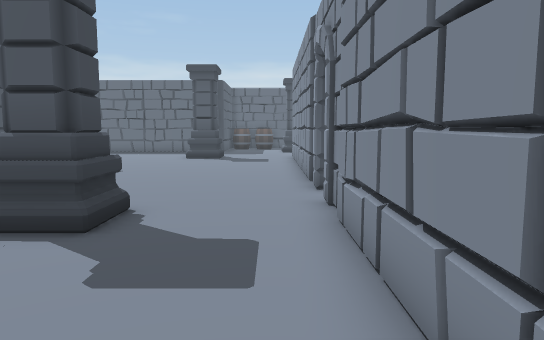
[1] (above)

22 first-person views from a walk through a Unity game level. The camera is 1.5 m above the floor, tilts 6° down and sees 70° across. The floor is counted in squares, 1 m on a side. Each view is taken from the middle of a square. On the plan, view 1 faces up. The plan holds only what a view shows up to about 17 squares ahead; the rest is blank. The place goes on beyond the plan. The player character is not drawn. Door leaves are left out, so doorways stand open.

[2]
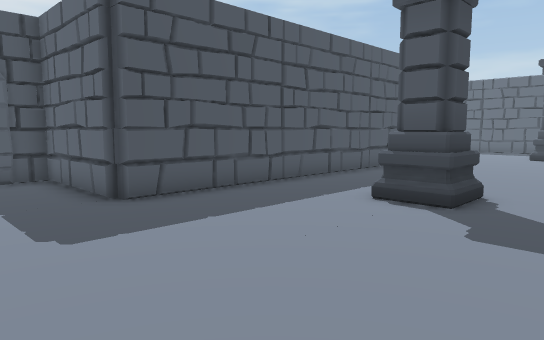

[3]
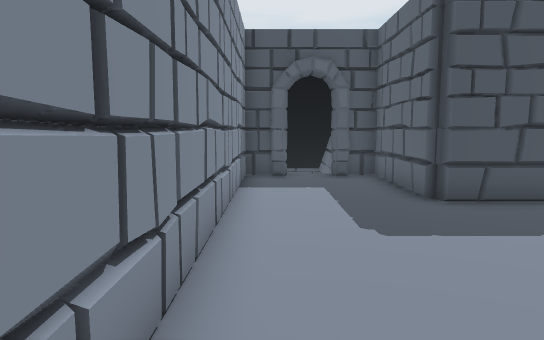

[4]
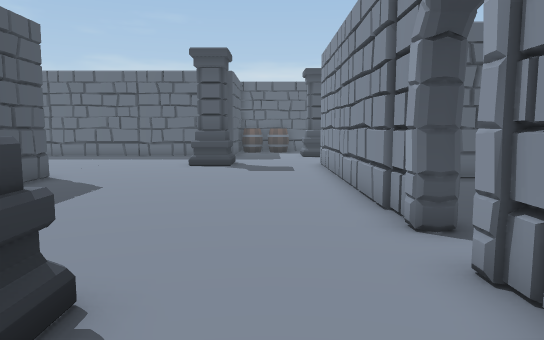

[5]
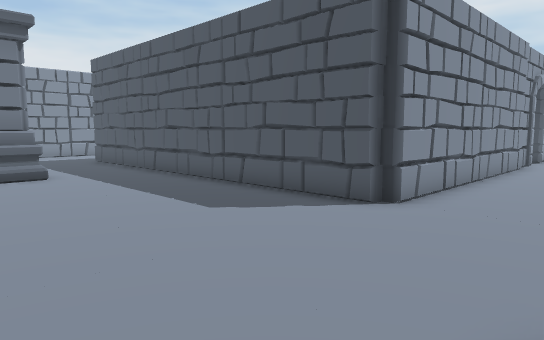

[6]
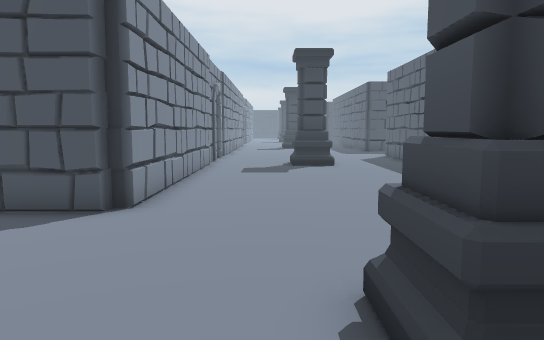

[7]
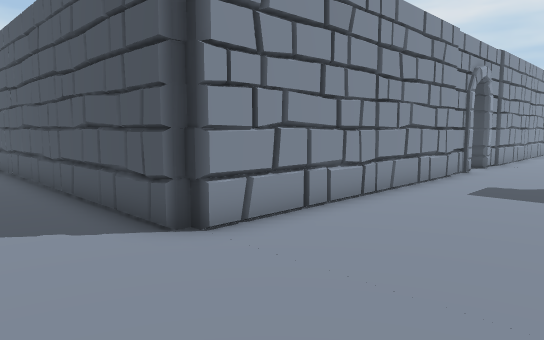

[8]
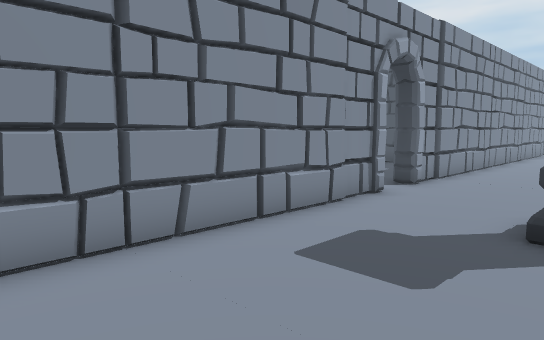

[9]
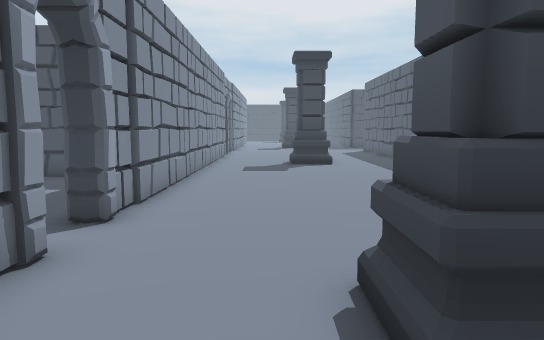

[10]
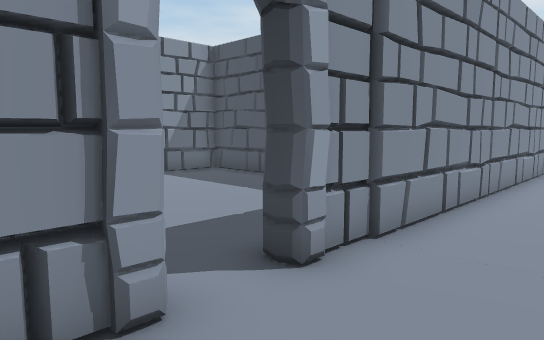

[11]
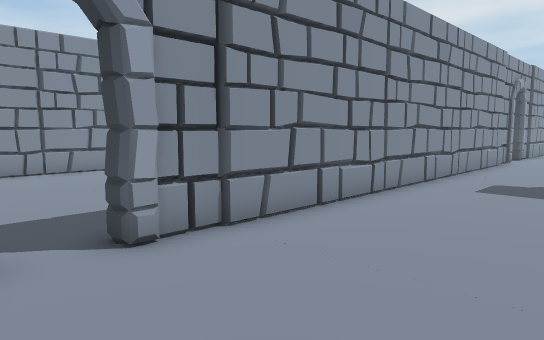

[12]
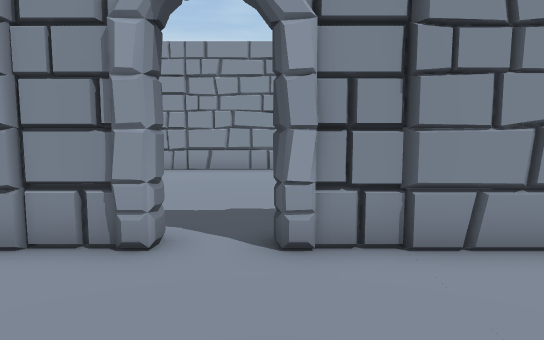

[13]
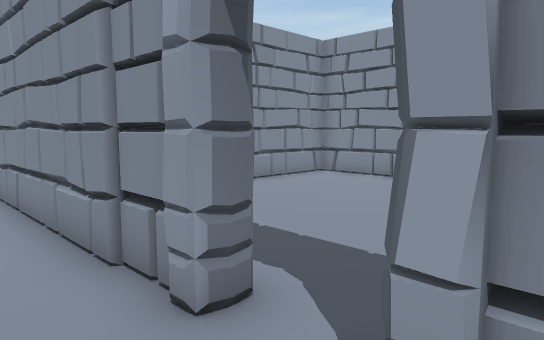

[14]
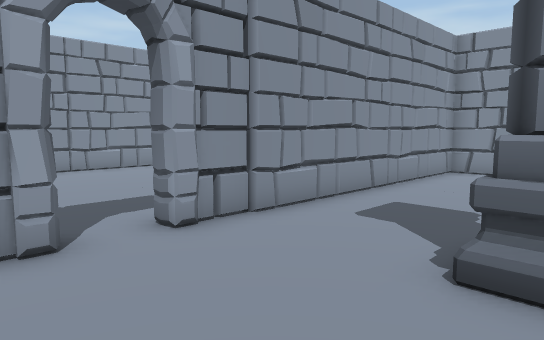

[15]
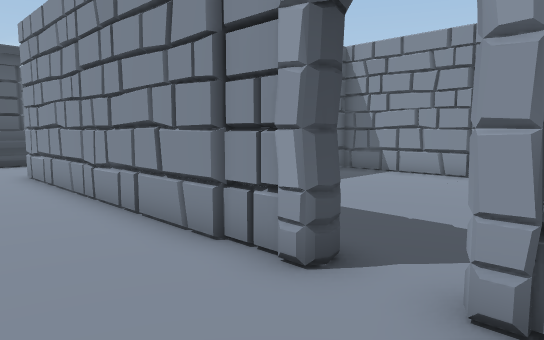

[16]
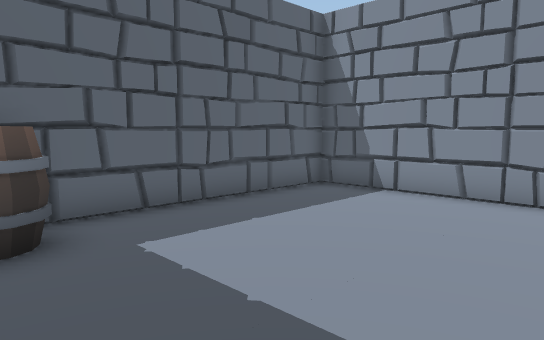

[17]
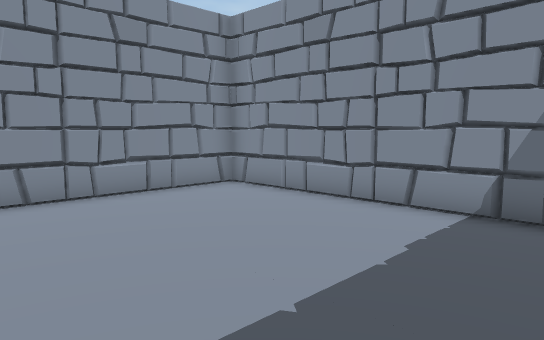

[18]
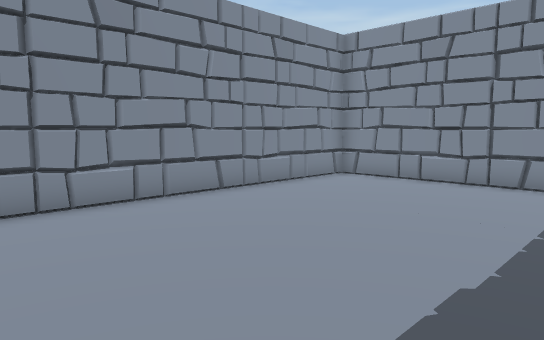

[19]
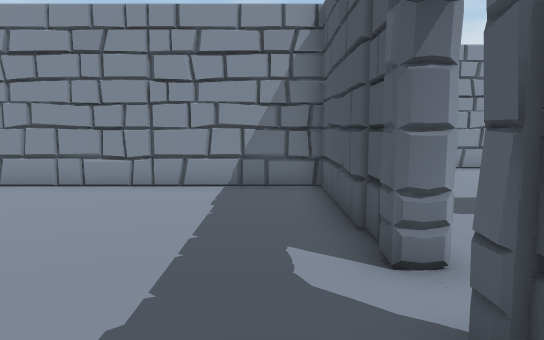

[20]
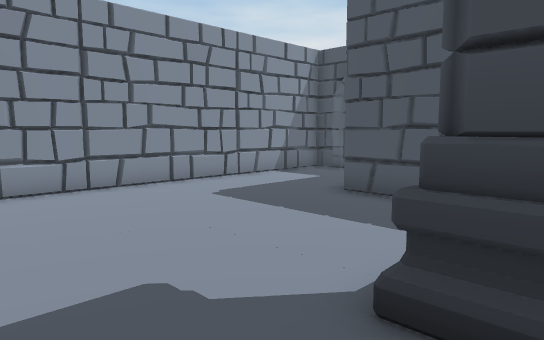

[21]
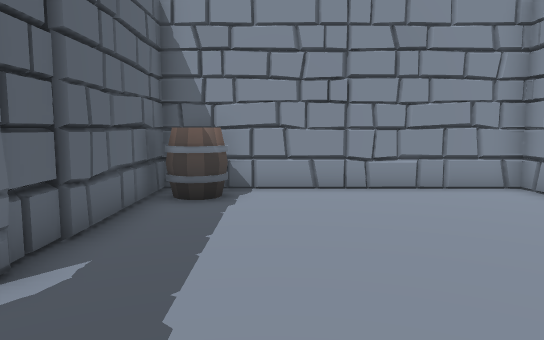

[22]
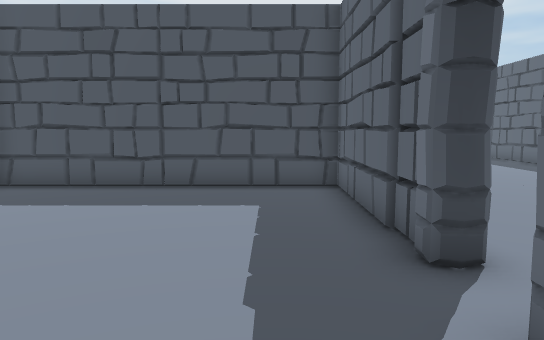

### Floor plan
Ten units are one square. View 1 is at (0, 0); x grows to the right and y downward. Boxes are objects, and circles mark ways between rooms. Rooms are numbered by the first view taken in them; rooms with no view inside come last. Other rooms are left out.
<svg viewBox="-350 -220 462 253">
<path fill="none" stroke="#000" d="M11 -96 11 -207M-168 -167 -165 -161M-83 -13 -124 -13 -124 0M-195 -164 -84 -164 -79 -159 -79 -15M-124 16 -124 28 11 28 11 -80M-345 -164 -211 -164 -210 -160M18 -95 11 -95M18 -101 18 -96 14 -95M11 -80 18 -81 17 -20 107 -20 107 -157 31 -157M-210 -157 -271 -157 -271 -68 -133 -68 -133 -157 -196 -157"/>
<rect x="-335" y="-215" width="20" height="20" fill="#bbb"><title>other object</title></rect>
<rect x="-185" y="-215" width="20" height="20" fill="#bbb"><title>other object</title></rect>
<rect x="-45" y="-75" width="20" height="20" fill="#bbb"><title>other object</title></rect>
<rect x="-45" y="-215" width="20" height="20" fill="#bbb"><title>other object</title></rect>
<rect x="25" y="-155" width="10" height="20" fill="#bbb"><title>other object</title></rect>
<rect x="-155" y="-155" width="20" height="20" fill="#bbb"><title>other object</title></rect>
<circle cx="10" cy="-85" r="3" fill="#2a7"/>
<circle cx="-205" cy="-160" r="3" fill="#2a7"/>
<text x="-70" y="-130">1</text>
<text x="60" y="-90">2</text>
<text x="-200" y="-120">3</text>
</svg>
Room 1 opens to room 2. Room 1 opens to room 3.

Where each view was taken, in squares from view 1:
view 1: 0 up, 0 right, facing up
view 2: 2 down, 0 right, facing up-left
view 3: 2 down, 0 right, facing left
view 4: 4 up, 1 left, facing up
view 5: 20 up, 1 left, facing down-left
view 6: 19 up, 1 left, facing left
view 7: 21 up, 5 left, facing down-left
view 8: 21 up, 11 left, facing down-left
view 9: 19 up, 15 left, facing left
view 10: 19 up, 18 left, facing down-left
view 11: 21 up, 19 left, facing down-left
view 12: 21 up, 21 left, facing down
view 13: 18 up, 22 left, facing down-right
view 14: 11 up, 4 left, facing down-right
view 15: 7 up, 2 left, facing up-right
view 16: 9 up, 2 right, facing up-right
view 17: 9 up, 2 right, facing down-right
view 18: 13 up, 3 right, facing down-right
view 19: 12 up, 3 right, facing down
view 20: 7 up, 0 right, facing down-left
view 21: 13 up, 23 left, facing right
view 22: 14 up, 17 left, facing left
